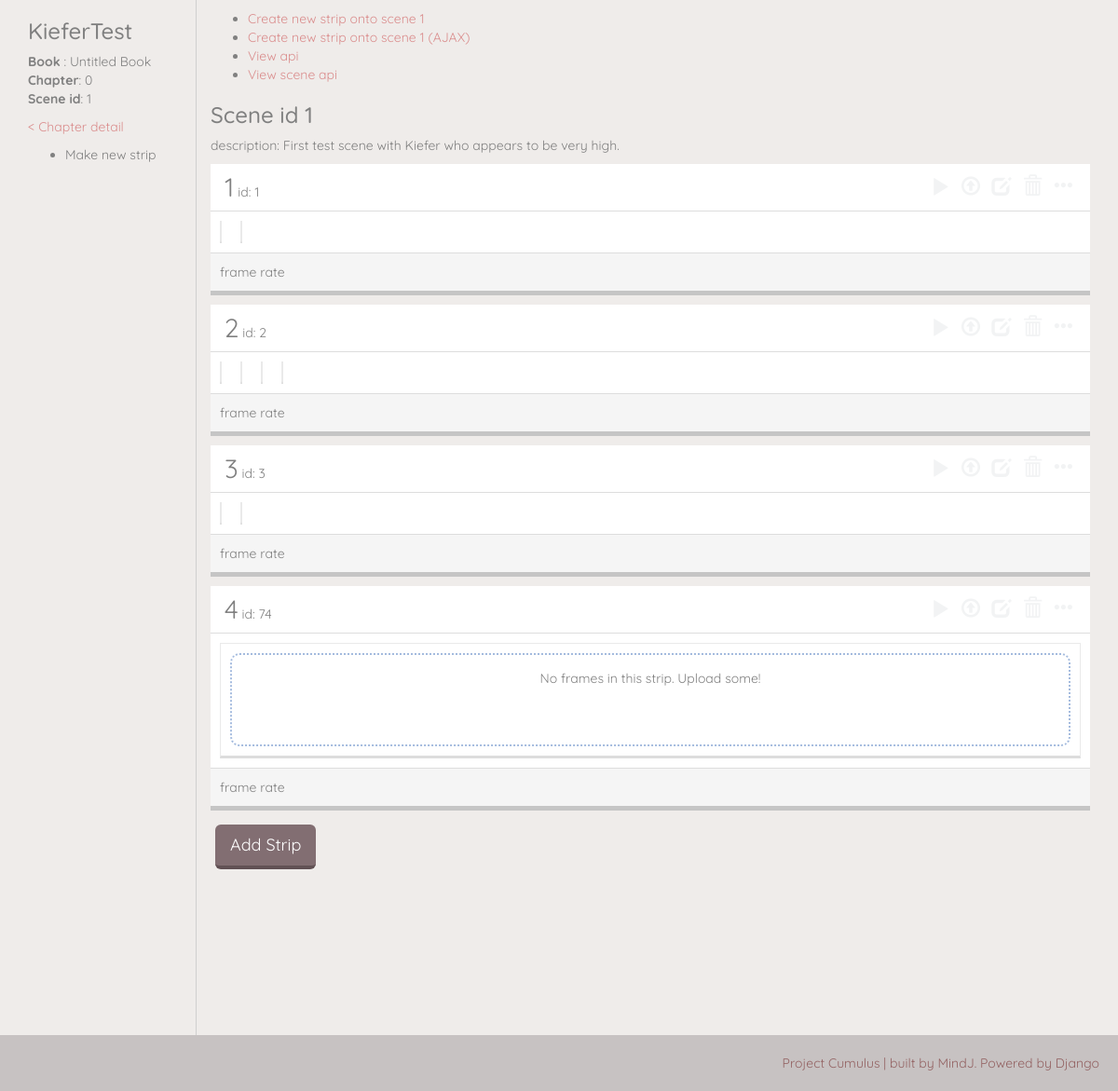
The page /flipbooks/scene/1/ on the database as committed earlier.
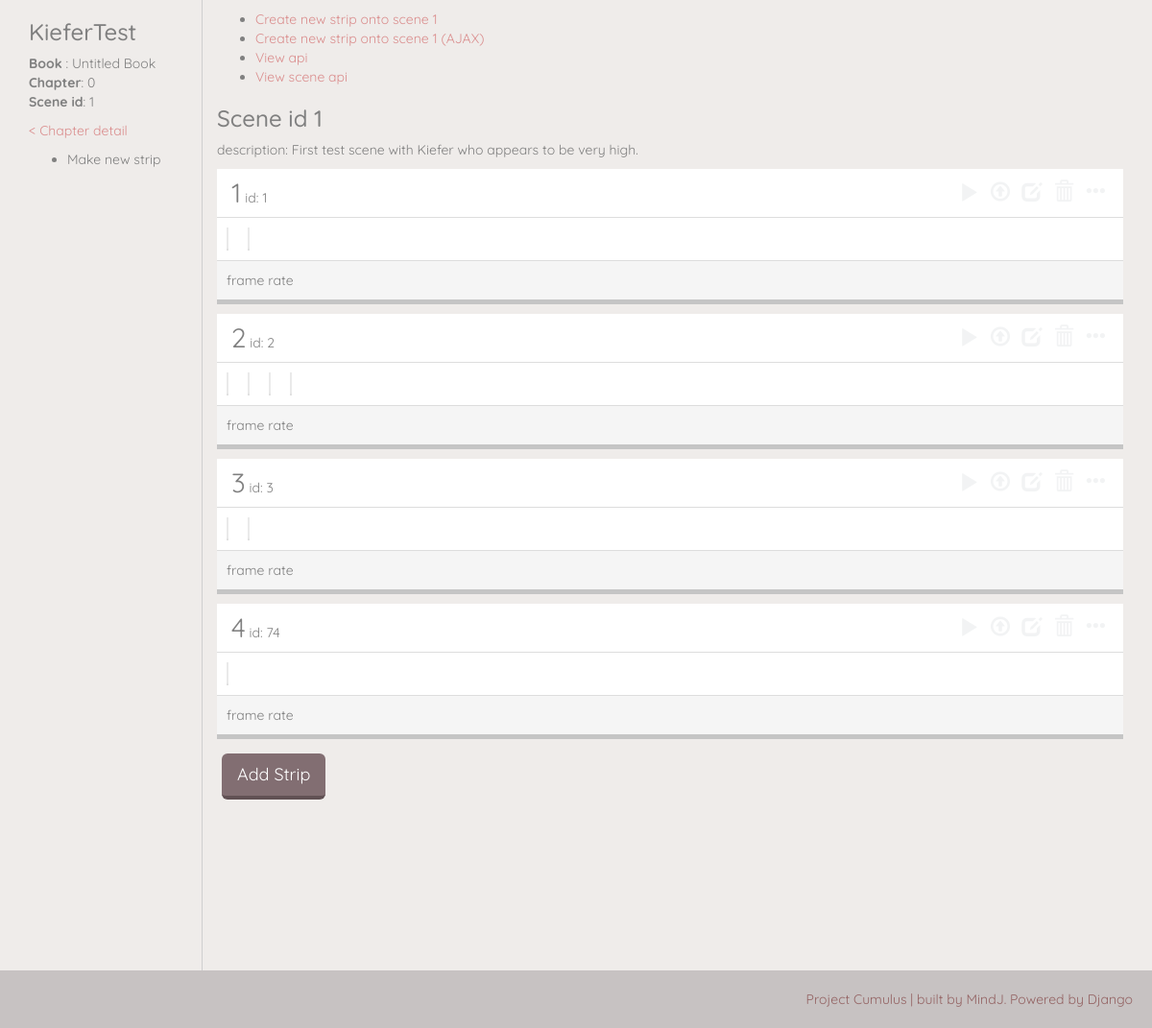
The same page on the database as committed later.
### flipbooks/models.py (models this page shows, shortened)
class Scene(models.Model):
    order = models.IntegerField(default="0")
    children_li = models.TextField(max_length=200, blank=True, default="")
    name = models.CharField(max_length=50, blank=True, default="")
    description = models.TextField(max_length=100, blank=True, default="")
    chapter = models.ForeignKey(Chapter, on_delete=models.CASCADE, default=0)
    date_created = models.DateTimeField(auto_now_add=True)
    date_modified = models.DateTimeField(auto_now=True)
    def __str__(self):
        return "Scene #{} [order: {}, name: {} ]".format(self.pk, self.order, self.name)

class Chapter(models.Model):
    number = models.IntegerField(default="0")
    title = models.CharField(max_length=50, blank=True, default="Untitled")
    book = models.ForeignKey(Book, on_delete=models.CASCADE)
    date_created = models.DateTimeField(auto_now_add=True)
    date_modified = models.DateTimeField(auto_now=True)

class Book(models.Model):
    title = models.CharField(max_length=50, blank=True, default="Untitled Book")
    date_created = models.DateTimeField(auto_now_add=True)
    date_modified = models.DateTimeField(auto_now=True)

class Strip(models.Model):
    order = models.IntegerField(default="-1")
    children_li = models.TextField(max_length=500, null=True, blank=True, default="")
    children_index = models.TextField(max_length=500, null=True, blank=True, default="")
    description = models.TextField(max_length=100, blank=True, default="")
    scene = models.ForeignKey(Scene, on_delete=models.CASCADE)
    date_created = models.DateTimeField(auto_now_add=True)
    date_modified = models.DateTimeField(auto_now=True)
    def __str__(self):
        return "id #{} [in Sn_{}, order:{}]".format(self.id, self.scene.order, self.order)

### flipbooks/views.py (the view)
# urls.py: re_path(r'^scene/(?P<pk>\d+)/$', views.SceneDetailView.as_view(), name='scene-detail'),
class SceneDetailView(generic.DetailView):
    model = Scene
    queryset = Scene.objects.all()
    def get_context_data(self, *args, **kwargs):
        context = super(SceneDetailView, self).get_context_data(*args, **kwargs)
        strip_create_form = forms.StripCreateForm(initial={'scene': self.kwargs['pk']})
        strip_create_form.fields['scene'].widget.attrs['invisible'] = True #hiding by css
        strip_create_form.fields['scene'].label = ''
        strip_create_form.fields['description'].widget.attrs['invisible'] = True #hiding by css
        strip_create_form.fields['description'].label = ''
        context["strip_create_form"] = strip_create_form
        context['strip_create_url'] = reverse_lazy("flipbooks:strip-create", kwargs={'scene_pk':self.kwargs['pk'] })
        frame_create_form = forms.FrameCreateForm({"scene_pk": self.kwargs['pk']})
        frame_create_form.fields['strip'].widget.attrs['invisible'] = True #hiding by css
        context['frame_create_form'] = frame_create_form
        return context

### flipbooks/helpermodule/helpers.py (called while the page is built)
def is_valid_children_li(cli):
    if isinstance(cli, str) or isinstance(cli, str): # is it a string?
        cli = cli.split(",")
    elif isinstance(cli, list): # is it a list?
        pass
    else:
        return False
    cli = ''.join(cli)
    cli = cli.replace(" ","")
    if cli == '' : return False
    return True

### flipbooks/templatetags/flipbooks_custom_tags.py (called while the page is built)
@register.filter(name='map_queryset')
def map_queryset(qs, ref_ids):
    print("------ref_id recieved-------")
    print(ref_ids)
    if helpers.is_valid_children_li(ref_ids):
        ref_ids = ref_ids.split(",")
        ref_ids = [int(stringy_id) for stringy_id in ref_ids]
    else: return qs
    qs = list(qs)
    qs.sort(key=lambda frame: ref_ids.index(frame.id) if frame.id in ref_ids else -1)
    return qs

@register.filter(name='is_displayable')
def is_displayable(obj, validation_type=''):
    if validation_type=='':
        return False
    elif validation_type=='frame':
        frame = obj
        return not((frame is None) or (frame.frame_image is None) or (str(frame.frame_image) is ""))

### proj_cumulus/templates/flipbooks/scene_detail.html (shortened to what this page needs)
{% extends "layout_columned.html" %}
{% load thumbnail %}
{% load flipbooks_custom_tags %}
{% block left_column %}
    <h3>{{object.name}}</h3>
    <p>
        <b>Book</b> : {{object.chapter.book.title}}
        <b>Chapter</b>: {{object.chapter.number}}
        <b>Scene id</b>: {{object.id}}
    </p>
    <p>
        <a href="{% url 'flipbooks:chapter-detail' book_pk=object.chapter.book.id chapter_number=object.chapter.number %}">< Chapter detail</a>
    </p>
    <p>
        <ul>
            <li>Make new strip</li>
        </ul>
    </p>
{% endblock %}
{% block right_column %}
    <div>
        <ul class="list inline">
            <li><a href="{% url 'flipbooks:strip-create' scene_pk=object.id %}">Create new strip onto scene {{object.id}}</a></li>
            <li><a href="#">Create new strip onto scene {{object.id}} (AJAX)</a></li>
            <li><a href="{% url 'flipbooks-api:list' %}">View api</a></li>
            <li><a href="{% url 'flipbooks-api:detail-scene' pk=object.id%}">View scene api</a></li>
        </ul>
    </div>
    <h3>Scene id {{object.id}}</h3>
    <p>description: {{object.description}}</p>
    <ul class="list_strips">
        {% for strip in object.strip_set.all|map_queryset:object.children_li %}
            <li class="flex_list" stripid="{{strip.id}}">
                <div class="strip_flex_toolbar">
                    <div class="header">
                        <span class="bigtext-2">{{forloop.counter}}</span>
                        <span>id: {{strip.id}}</span>
                    </div>
                    <div class="tools">
                        <a class="strip_preview glyphicon glyphicon-play" aria-hidden="true"></a>
                        <a class="strip_upload glyphicon glyphicon-upload" aria-hidden="true"></a>
                        <a class="strip_edit glyphicon glyphicon-edit" aria-hidden="true"></a>
                        <a class="strip_delete glyphicon glyphicon-trash" aria-hidden="true"></a>
                        <a class="strip_options glyphicon glyphicon-option-horizontal" aria-hidden="true"></a>
                    </div>
                </div>
                <div class="strip_flex_container" stripid="{{strip.id}}">
                    {% for frame in strip.frame_set.all|map_queryset:strip.children_li %}
                        {% if frame|is_displayable:"frame" %}
                           {% include "flipbooks/partials/thumbnail_partial.html" with frame=frame %}
                        {% else %}
                            <div class="thumb placeholder2" frameid="{{frame.id}}">
                            <span>Missing Image</span>
                                <a href="" class="mini_menu edit">frame [{{frame.id}}]</a>
                            </div>
                        {% endif %}
                    {% empty %}
                        <div class="tile empty-strip ui-state-disabled">
                            <span>No frames in this strip. Upload some!</span>
                        </div>
                    {% endfor %}
                </div>
                <div class="strip_flex_editor">
                    frame rate
                </div>
            </li>
        {% empty %}
            <p>No strips could be found</p>
        {% endfor %}
    </ul>
    {% include "flipbooks/includes/form_dynamic.html" with form=strip_create_form action_url=strip_create_url form_id="strip_create_form" btn_title='Add Strip' %}
{% endblock %}
{% block extra_js %}
    {% load static %}
{% endblock extra_js %}

### proj_cumulus/templates/layout_columned.html (shortened to what this page needs)
{% extends "base.html" %}
{% block wrapper_class %}columned{% endblock %}
{% block layout %}
    <div class="container">
    <div class="row">
        <div class="col-md-2 left_column">
            {% block left_column %}
            {% endblock %}
        </div>
        <div class="col-md-10 right_column">
            {% block right_column %}
            {% endblock %}
        </div>
    </div>
    </div>
{% endblock %}

### proj_cumulus/templates/base.html (shortened to what this page needs)
{% load static %}
<!DOCTYPE html>
<html lang="en">
  <head>
    <link href="{% static 'bootstrap/css/bootstrap.min.css' %}" rel="stylesheet">
    <link rel="stylesheet" href="https://use.fontawesome.com/releases/v5.3.1/css/all.css">
    <link href="{% static 'css_static/main.css' %}" rel="stylesheet">
    <link href="{% static 'css_static/ui.css' %}" rel="stylesheet">
    <link href="{% static 'css_static/objectCards.css' %}" rel="stylesheet">
    <link href="{% static 'css_static/forms.css' %}" rel="stylesheet">
    <link href="{% static 'css_static/sortable.css' %}" rel="stylesheet">
    <link href="{% static 'css_static/components.css' %}" rel="stylesheet">
    <link href="{% static 'css_static/menus.css' %}" rel="stylesheet">
    <link href="{% static 'css_static/themes.css' %}" rel="stylesheet">
  </head>
<body class="{% block body_class %}{% endblock body_class %}">
    <div class="content_wrapper {% block wrapper_class %}{% endblock %}">
        {% block layout %}
        {% endblock %}
    </div>
    <div class='footer'>
        <span>Project Cumulus | built by MindJ. Powered by Django</span>
    </div>
  </body>
</html>

### proj_cumulus/templates/flipbooks/partials/thumbnail_partial.html (shortened to what this page needs)
<div class="thumb {% if not frame %}loading{% endif %}" frameid="{% if frame %}{{frame.id}}{% endif %}">
</div>

### proj_cumulus/templates/flipbooks/includes/form_dynamic.html (shortened to what this page needs)
<form method="POST"
    enctype="multipart/form-data"
    action="{% if action_url %} {{action_url}} {% endif %}"
    id="{% if form_id %}{{form_id}}{% endif %}">
    <button type="submit" class="btn btn-primary btn-lg">{% if btn_title %} {{btn_title}} {% else %} submit {% endif %}</button>
</form>

### proj_cumulus/templates/flipbooks/partials/frame_create_partial.html (shortened to what this page needs)
{% load widget_tweaks %}

### static-storage/css_static/main.css (style rules this page uses)
html, body { margin: 0; height: 100%; }
body { background-color: #efecea; font-family: 'Quicksand', sans-serif; color: #808080; }
a { color: #da8d8d; }
.bigtext-2 { font-size: 2em; }
.content_wrapper { display:flex; flex-direction: column; min-height: 100%; }
.content_wrapper.columned .container { display: flex; flex-grow: 1; flex-basis: auto; }
.content_wrapper.columned .container .row { display: flex; flex-grow: 1; flex-basis: auto; }
.content_wrapper.columned .container .right_column { flex-grow: 1; flex-basis: auto; border-left: 1px solid #cfcfcf; }
.footer { display: flex; flex-grow: 1; }
.footer span { text-align: right; align-self: flex-end; display: block; height: 60px; width: 100%; background-color: #c7c2c2; padding: 20px; color: #946363; }
.thumb { position:relative; }

### static-storage/css_static/ui.css (style rules this page uses)
button { padding: 12px 18px; margin: 5px; border: 0px solid; border-radius: 8px 18px; border-bottom: 4px solid #615154; background-color: #826e72; font-size: 14pt; color: white; }

### static-storage/css_static/objectCards.css (style rules this page uses)
ul.list_strips { padding: 0; counter-reset: stripNum; }
ul.list_strips li { display:flex; flex-direction: column; align-items: stretch; position: relative; counter-increment: stripNum; border-bottom: 5px solid #c5c5c5; margin-bottom: 10px; }
.strip_flex_container { position: relative; display:flex; flex-wrap: wrap; flex-direction: row; align-items: stretch; background-color: white; }
ul.list_strips .strip_flex_container .thumb, ul.list_strips .strip_flex_container .tile { display: flex; position: relative; align-items: center; justify-content: center; margin: 10px 10px 10px 10px; height: auto; border:1px solid #eaeaea; border-bottom :3px solid #dddddd; }
.strip_flex_toolbar { display: flex; justify-content: space-between; align-items: center; padding: 5px 15px 5px 15px; text-align: right; background-color: white; border-bottom: 1px solid #ddd; }
.flex_list .strip_flex_toolbar .tools { opacity: 0.1; transition-property: opacity; transition-duration: 0.2s; }
.flex_list .strip_flex_toolbar .tools a { font-size: 2em; margin: 0 4px; }
.flex_list .strip_flex_toolbar .tools .glyphicon { font-size:1.5em; }
.strip_flex_toolbar a { color: #859297; cursor:pointer; }
.strip_flex_editor { border-top: 1px solid #ddd; background-color: #f5f5f5; padding: 10px; }

### static-storage/css_static/forms.css (style rules this page uses)
form button[type='submit'] { background-color:#826e72; border: 0px; border-bottom: 4px solid #615154; }

Rows that differ between the two databases and show on the page:
changed Strip id 74: no longer shows "No frames in this strip. Upload some!"
